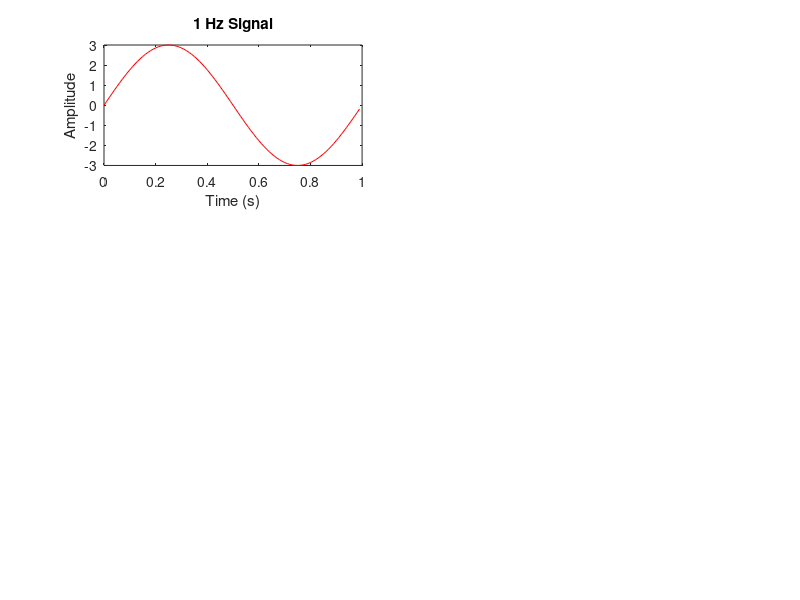
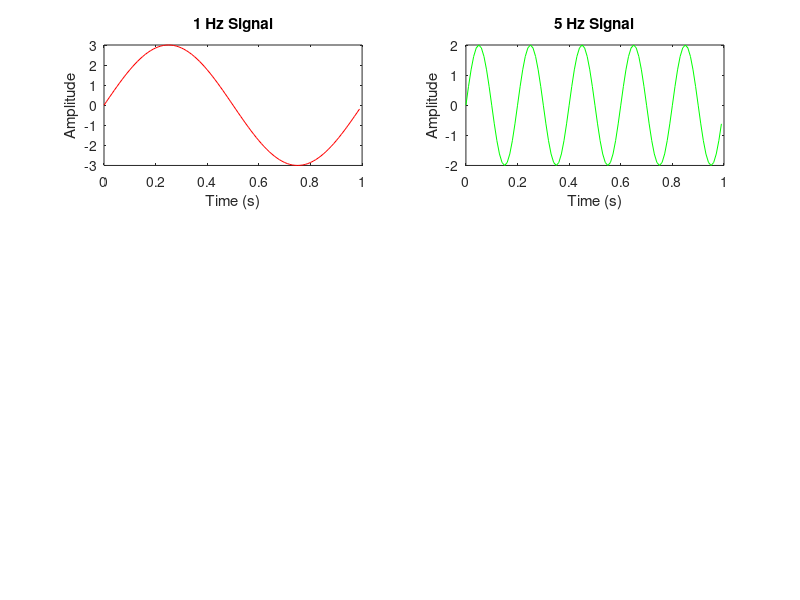
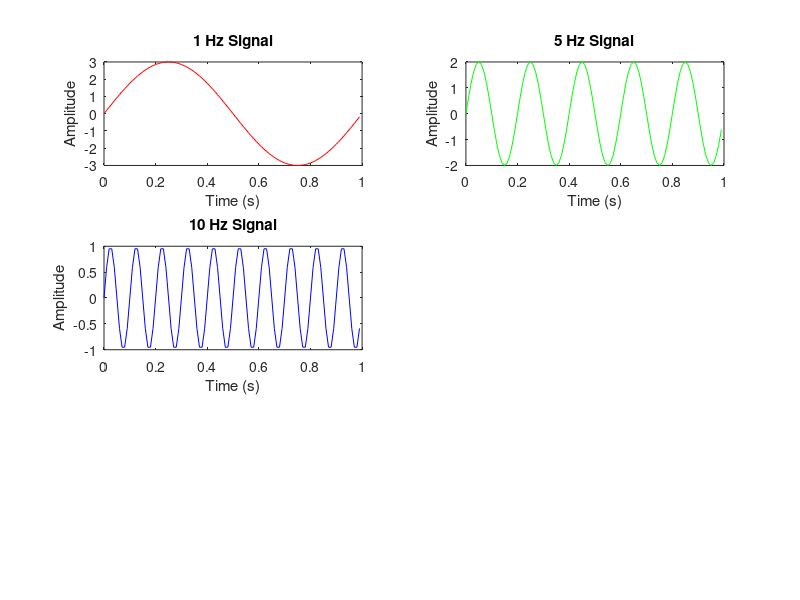
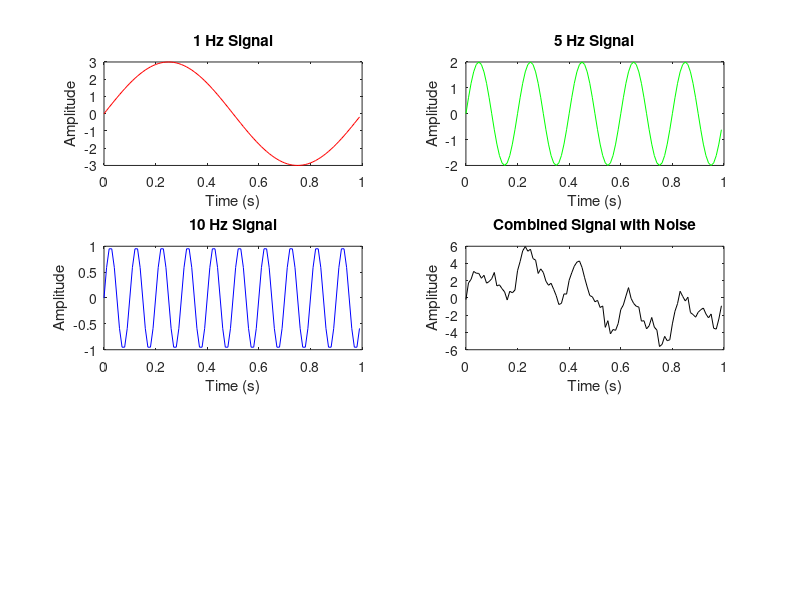

Write MATLAB code to recreate these figures, in order.
% LAB 3: Signal Generation and Fast Fourier Transforms (FFTs) - ELYM 315 2025
% Generates 1 Hz, 5 Hz, and 10 Hz signals, combines them with noise, and uses FFT to recover frequency components.

% Define signal parameters
fs = 100;    % Sampling frequency (Hz)
T = 1;       % Total time (s)
t = 0:1/fs:T-1/fs; % Time vector

% Generate sinusoidal signals
f1 = 1;  A1 = 3;  x1 = A1 * sin(2*pi*f1*t);    % 1 Hz signal
f5 = 5;  A5 = 2;  x5 = A5 * sin(2*pi*f5*t);    % 5 Hz signal
f10 = 10; A10 = 1; x10 = A10 * sin(2*pi*f10*t); % 10 Hz signal

% Combining signals
x_combined = x1 + x5 + x10;

% Adding random noise
noise = 0.5 * randn(size(t));
x_noisy = x_combined + noise;

% Compute FFT
N = length(t);
X_f = fft(x_noisy);
X_magnitude = abs(X_f) / N;
freqs = (0:N-1) * (fs/N);

% Plot results
figure;

subplot(3,2,1);
plot(t, x1, 'r'); title('1 Hz Signal'); xlabel('Time (s)'); ylabel('Amplitude');
saveas(gcf, '1hz_signal.png');

subplot(3,2,2);
plot(t, x5, 'g'); title('5 Hz Signal'); xlabel('Time (s)'); ylabel('Amplitude');
saveas(gcf, '5hz_signal.png');

subplot(3,2,3);
plot(t, x10, 'b'); title('10 Hz Signal'); xlabel('Time (s)'); ylabel('Amplitude');
saveas(gcf, '10hz_signal.png');

subplot(3,2,4);
plot(t, x_noisy, 'k'); title('Combined Signal with Noise'); xlabel('Time (s)'); ylabel('Amplitude');
saveas(gcf, 'combined_signal.png');

subplot(3,2,[5 6]);
plot(freqs(1:N/2), 2*X_magnitude(1:N/2), 'm');
title('FFT Spectrum'); xlabel('Frequency (Hz)'); ylabel('Magnitude'); grid on;
saveas(gcf, 'fft_spectrum.png');

disp('FFT analysis completed.');